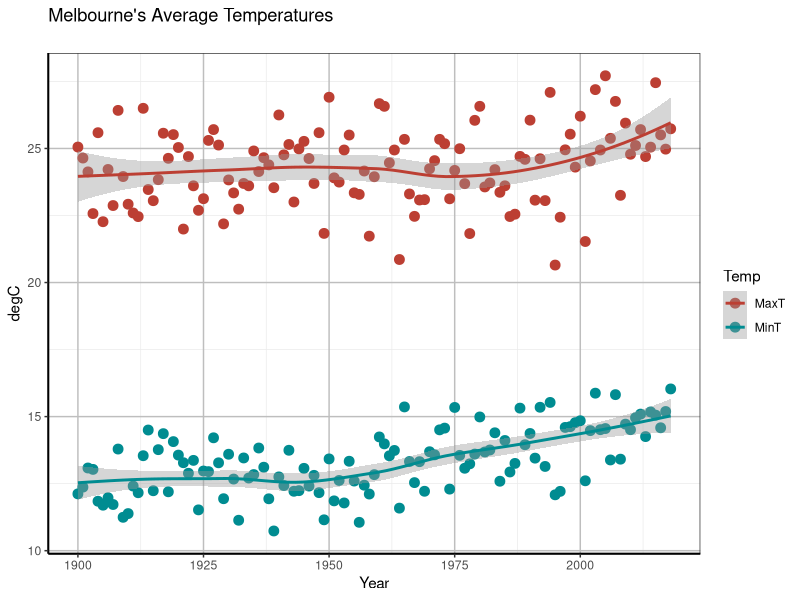

Write R code to recreate this figure.

library(tidyverse)
library(reshape2)


data2 <- read.csv("data/melbourne.csv", as.is=TRUE, header=TRUE)
data2 <- na.omit(data2)

max.temp <- select(data2, everything())%>%
  #filter(Month == 2)%>%
        filter(Month %in% c(12)) %>%
        filter(Year >=1900 & Year <= 2018)%>%
  group_by(Year)%>%
  summarize(MaxT = mean(Max), MinT = mean(Min))

tall.temp <- gather(data=max.temp,key=Temp,value=Degree,na.rm=FALSE,MaxT,MinT)

# To tidy up and remove reshape2----------------------------------
#tall.temp2 <- gather(max.temp, Year)

plot <- ggplot(tall.temp, aes(Year,Degree, col=Temp)) + 
        geom_point(size=3) + 
        geom_smooth(method=loess) + 
        ggtitle("Melbourne's Average Temperatures\n") +
        scale_color_hue(l=45) +
        ylab("degC") 

plot <- plot + theme_bw()

plot <- plot + theme(panel.grid.major = element_line(size = 0.5, color = "grey"), axis.line = element_line(size = 0.7, color = "black"))    
plot
  
